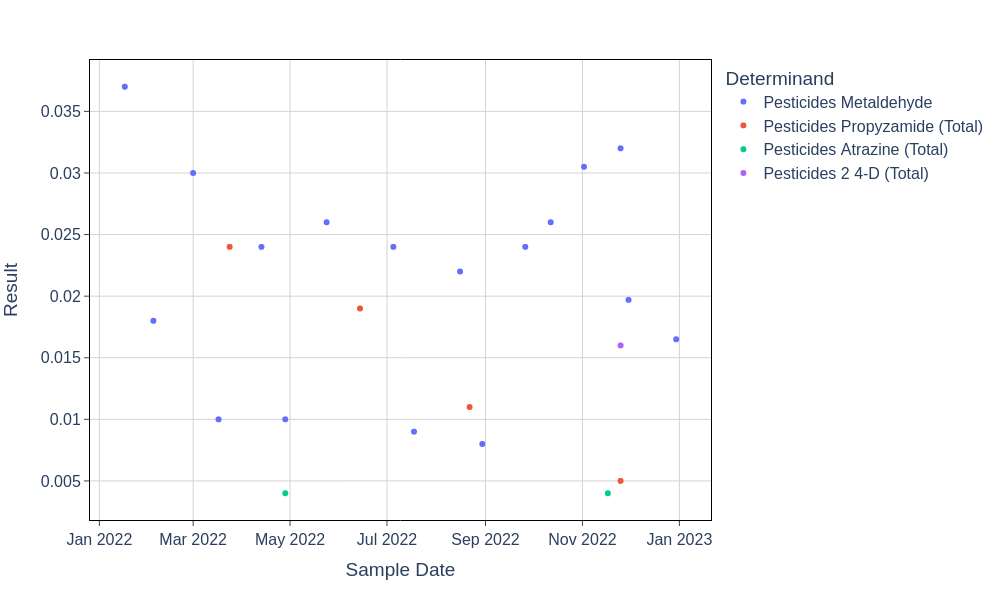

Write the Python code that produced this figure.
# filename: pesticide_detections_timeseries.py
import pandas as pd
import plotly.express as px

# Load data
file_name = "Anglian_Water_Domestic_Water_Quality.csv"
df = pd.read_csv(file_name, encoding="utf-8")

# Convert Sample_Date to datetime
df['Sample_Date'] = pd.to_datetime(df['Sample_Date'], format="%d/%m/%Y %H:%M", errors='coerce')

# Filter pesticide determinands: only those starting with "Pesticides " to exclude total by calculation
mask_pesticides = df['Determinand'].str.startswith("Pesticides ", na=False)
# Remove the "Pesticides (Total by Calculation)" series explicitly
df_pesticides = df.loc[mask_pesticides & (df['Determinand'] != "Pesticides (Total by Calculation)")].copy()

# Define detections: Operator not '<'
df_pesticides['Is_Detect'] = ~df_pesticides['Operator'].eq('<')

# Find determinands with at least one detection (n_detects > 0)
detection_counts = df_pesticides.groupby('Determinand')['Is_Detect'].sum()
valid_determinands = detection_counts[detection_counts > 0].index

# Filter to only include detected pesticide determinands
df_detections = df_pesticides[df_pesticides['Determinand'].isin(valid_determinands) & df_pesticides['Is_Detect']]

# Keep only needed columns for plotting
df_plot = df_detections[['Sample_Date', 'Determinand', 'Result', 'Units', 'DWI_Code', 'LSOA']].copy()

# Save CSV file containing data plotted
csv_output = "pesticide_detections_timeseries.csv"
df_plot.to_csv(csv_output, index=False)

# Create Plotly scatter plot with markers only, color by Determinand
fig = px.scatter(
    df_plot,
    x='Sample_Date',
    y='Result',
    color='Determinand',
    labels={'Sample_Date': 'Sample Date', 'Result': 'Result'},
    hover_data={'Units': True, 'DWI_Code': True, 'LSOA': True},
    title='',  # no title as requested
    template='plotly_white',
)

# Update layout for gridlines, font, and black axis lines/tick marks
fig.update_layout(
    font=dict(size=16),
    xaxis=dict(showgrid=True, gridcolor='lightgrey', linecolor='black', mirror=True, ticks='outside'),
    yaxis=dict(showgrid=True, gridcolor='lightgrey', linecolor='black', mirror=True, ticks='outside'),
    legend_title_text='Determinand',
)

# Resize plotly image dimensions when saved png
img_output = "pesticide_detections_timeseries.png"
html_output = "pesticide_detections_timeseries.html"

# Save figure html with plotlyjs='cdn' and responsive
fig.write_html(html_output, include_plotlyjs='cdn', full_html=True)

# Save figure to png with size 1000x600
fig.write_image(img_output, width=1000, height=600)

print(csv_output)
print(html_output)
print(img_output)
print("pesticide_detections_timeseries.py")
